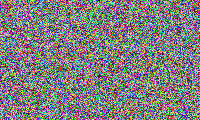
#> input picture app/calibration/mini_validation_ocr/cases/case_c_noisy_frame/gameplay/noise.png, 200 x 120 px
$ python -i visual_state_classification.py   (imports and definitions only)
#> lines starting #> are read from the running program, lines starting #| are printed output that depends on the picture
#> further down, picture is the input picture: PIL image 200x120 RGB; mean R, G, B 127.9, 126.4, 126.6
"""
Stage 4.6 — Visual state classification (heuristic, advisory only).

Classifies runtime screenshots into coarse visual states without claiming gameplay verification.
"""
from __future__ import annotations

import math
from typing import Any, Dict, List, Optional, Tuple


VISUAL_STATES = (
    "black_screen",
    "loading_screen",
    "main_menu_candidate",
    "gameplay_candidate",
    "static_ui",
    "unknown",
)


def _luma_variance(pixels: List[Tuple[int, int, int]]) -> float:
    if not pixels:
        return 0.0
    lumas = [(r + g + b) / 3.0 for r, g, b in pixels]
    avg = sum(lumas) / len(lumas)
    return sum((x - avg) ** 2 for x in lumas) / len(lumas)


def _approx_entropy(pixels: List[Tuple[int, int, int]], *, bins: int = 16) -> float:
    if not pixels:
        return 0.0
    counts = [0] * bins
    for r, g, b in pixels:
        bucket = min(bins - 1, int(((r + g + b) / 3.0) / 256.0 * bins))
        counts[bucket] += 1
    total = float(len(pixels))
    entropy = 0.0
    for count in counts:
        if count <= 0:
            continue
        p = count / total
        entropy -= p * math.log2(p)
    return round(entropy, 4)


def compute_extended_visual_stats(image: Any) -> Dict[str, Any]:
    """Extended stats for heuristic visual state classification."""
    rgb = image.convert("RGB")
    width, height = rgb.size
#> width = 200; height = 120
    sample = rgb.resize((64, 64))
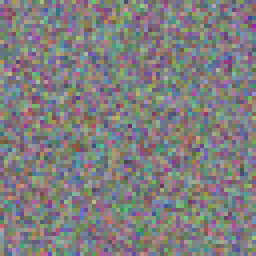
#> sample: PIL image 64x64 RGB (shown 4 times larger); mean R, G, B 127.9, 126.4, 126.6
    pixels = list(sample.getdata())
#> pixels = 4096 items, first 6: (145, 164, 145), (105, 98, 168), (152, 118, 169), (157, 161, 74), (174, 142, 123), (105, 127, 133)
    extrema = rgb.getextrema()
#> extrema = ((0, 255), (0, 255), (0, 255))
    min_channel = min(int(pair[0]) for pair in extrema)
#> min_channel = 0
    max_channel = max(int(pair[1]) for pair in extrema)
#> max_channel = 255
    avg_luma = round(sum((r + g + b) / 3.0 for r, g, b in pixels) / len(pixels), 2)
#> avg_luma = 127
    variance = round(_luma_variance(pixels), 2)
#> in _luma_variance, `lumas = [(r + g + b) / 3.0 for r, g, b in pixels]`: lumas = 4096 values, max 176.3 at index 117, min 72.33 at index 2748, mean 127
#> in _luma_variance, `avg = sum(lumas) / len(lumas)`: avg = 127
#> variance = 210.3
    entropy = _approx_entropy(pixels)
#> the loop in _approx_entropy, `for r, g, b in pixels:` made 4096 passes
#> (r, g, b, bucket) on passes 1 to 3: (145, 164, 145, 9), (105, 98, 168, 7), (152, 118, 169, 9)
#> after the loop in _approx_entropy, `for r, g, b in pixels:`: counts = [0, 0, 0, 0, 2, 66, 547, 1543, 1427, 467, 43, 1, 0, 0, 0, 0]
#> in _approx_entropy, `total = float(len(pixels))`: total = 4096
#> the loop in _approx_entropy, `for count in counts:` made 16 passes
#> (count, p, entropy) on passes 5 to 12: (2, 0.000488, 0.00537), (66, 0.0161, 0.101), (547, 0.134, 0.489), (1543, 0.377, 1.02), (1427, 0.348, 1.55), (467, 0.114, 1.91), (43, 0.0105, 1.98), (1, 0.000244, 1.98)
#> count on passes 2, 3, 4, 13, 14, 15: 0, 0, 0, 0, 0, 0
#> after the loop in _approx_entropy, `for count in counts:`: entropy = 1.98
#> entropy = 1.98
    dynamic_range = max_channel - min_channel
#> dynamic_range = 255

    # Center-band contrast hint for loading bars / menus
    center = sample.crop((16, 24, 48, 40))
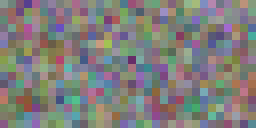
#> center: PIL image 32x16 RGB (shown 8 times larger); mean R, G, B 128, 126.6, 124.3
    center_pixels = list(center.getdata())
#> center_pixels = 512 items, first 6: (134, 154, 145), (111, 132, 123), (126, 85, 115), (86, 63, 142), (164, 94, 144), (116, 122, 142)
    center_variance = round(_luma_variance(center_pixels), 2)
#> center_variance = 221.3

    return {
        "width": width,
        "height": height,
        "resolution": f"{width}x{height}",
        "avg_luma_approx": avg_luma,
        "min_channel": min_channel,
        "max_channel": max_channel,
        "dynamic_range": dynamic_range,
        "luma_variance": variance,
        "entropy_approx": entropy,
        "center_band_variance": center_variance,
        "black_screen_possible": max_channel <= 18,
        "window_visible": width > 0 and height > 0,
    }


# [171 lines left out: functions classify_visual_state, classify_visual_state_from_image, detect_visual_freeze, aggregate_visual_runtime_confidence, build_visual_audit_summary, not called in this run]

>>> from PIL import Image
>>> picture = Image.open('calibration/mini_validation_ocr/cases/case_c_noisy_frame/gameplay/noise.png')
>>> result = compute_extended_visual_stats(picture)
#> result = 12 items
